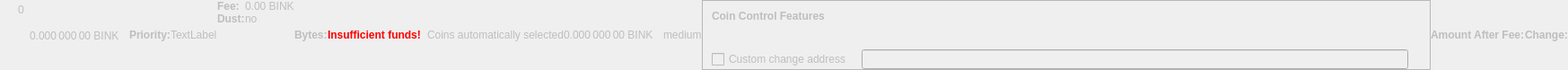
    <widget class="QWidget" name="dummyHideWidget" native="true">
     <property name="enabled">
      <bool>false</bool>
     </property>
     <property name="maximumSize">
      <size>
       <width>100</width>
       <height>22</height>
      </size>
     </property>
     <layout class="QHBoxLayout" name="dummyHideLayout">
      <property name="spacing">
       <number>0</number>
      </property>
      <property name="leftMargin">
       <number>0</number>
      </property>
      <property name="topMargin">
       <number>0</number>
      </property>
      <property name="rightMargin">
       <number>0</number>
      </property>
      <property name="bottomMargin">
       <number>0</number>
      </property>
      <item>
       <layout class="QFormLayout" name="formLayoutCoinControl1">
        <property name="horizontalSpacing">
         <number>10</number>
        </property>
        <property name="verticalSpacing">
         <number>14</number>
        </property>
        <property name="leftMargin">
         <number>10</number>
        </property>
        <property name="topMargin">
         <number>4</number>
        </property>
        <property name="rightMargin">
         <number>6</number>
        </property>
        <item row="0" column="1">
         <widget class="QLabel" name="labelCoinControlBytes">
          <property name="cursor">
           <cursorShape>IBeamCursor</cursorShape>
          </property>
          <property name="contextMenuPolicy">
           <enum>Qt::ActionsContextMenu</enum>
          </property>
          <property name="text">
           <string notr="true">0</string>
          </property>
          <property name="textInteractionFlags">
           <set>Qt::LinksAccessibleByMouse|Qt::TextSelectableByKeyboard|Qt::TextSelectableByMouse</set>
          </property>
         </widget>
        </item>
       </layout>
      </item>
      <item>
       <widget class="QLabel" name="labelCoinControlAfterFee">
        <property name="enabled">
         <bool>false</bool>
        </property>
        <property name="sizePolicy">
         <sizepolicy hsizetype="Fixed" vsizetype="Fixed">
          <horstretch>0</horstretch>
          <verstretch>0</verstretch>
         </sizepolicy>
        </property>
        <property name="minimumSize">
         <size>
          <width>111</width>
          <height>12</height>
         </size>
        </property>
        <property name="maximumSize">
         <size>
          <width>111</width>
          <height>12</height>
         </size>
        </property>
        <property name="cursor">
         <cursorShape>IBeamCursor</cursorShape>
        </property>
        <property name="contextMenuPolicy">
         <enum>Qt::ActionsContextMenu</enum>
        </property>
        <property name="text">
         <string notr="true">0.000 000 00 BINK</string>
        </property>
        <property name="textInteractionFlags">
         <set>Qt::LinksAccessibleByMouse|Qt::TextSelectableByKeyboard|Qt::TextSelectableByMouse</set>
        </property>
       </widget>
      </item>
      <item>
       <widget class="QLabel" name="labelCoinControlPriorityText">
        <property name="enabled">
         <bool>false</bool>
        </property>
        <property name="font">
         <font>
          <weight>75</weight>
          <bold>true</bold>
         </font>
        </property>
        <property name="text">
         <string>Priority:</string>
        </property>
       </widget>
      </item>
      <item>
       <layout class="QHBoxLayout" name="horizontalLayout">
        <item>
         <widget class="QLabel" name="WarningLabel">
          <property name="text">
           <string>TextLabel</string>
          </property>
         </widget>
        </item>
       </layout>
      </item>
      <item>
       <layout class="QFormLayout" name="formLayoutCoinControl3">
        <property name="horizontalSpacing">
         <number>0</number>
        </property>
        <property name="verticalSpacing">
         <number>0</number>
        </property>
        <property name="leftMargin">
         <number>0</number>
        </property>
        <property name="topMargin">
         <number>0</number>
        </property>
        <property name="rightMargin">
         <number>0</number>
        </property>
        <item row="0" column="0">
         <widget class="QLabel" name="labelCoinControlFeeText">
          <property name="enabled">
           <bool>false</bool>
          </property>
          <property name="font">
           <font>
            <weight>75</weight>
            <bold>true</bold>
           </font>
          </property>
          <property name="text">
           <string>Fee:</string>
          </property>
          <property name="margin">
           <number>0</number>
          </property>
         </widget>
        </item>
        <item row="0" column="1">
         <widget class="QLabel" name="labelCoinControlFee">
          <property name="enabled">
           <bool>false</bool>
          </property>
          <property name="cursor">
           <cursorShape>IBeamCursor</cursorShape>
          </property>
          <property name="contextMenuPolicy">
           <enum>Qt::ActionsContextMenu</enum>
          </property>
          <property name="text">
           <string notr="true">0.00 BINK</string>
          </property>
          <property name="textInteractionFlags">
           <set>Qt::LinksAccessibleByMouse|Qt::TextSelectableByKeyboard|Qt::TextSelectableByMouse</set>
          </property>
         </widget>
        </item>
        <item row="1" column="0">
         <widget class="QLabel" name="labelCoinControlLowOutputText">
          <property name="enabled">
           <bool>false</bool>
          </property>
          <property name="font">
           <font>
            <weight>75</weight>
            <bold>true</bold>
           </font>
          </property>
          <property name="text">
           <string>Dust:</string>
          </property>
         </widget>
        </item>
        <item row="1" column="1">
         <widget class="QLabel" name="labelCoinControlLowOutput">
          <property name="enabled">
           <bool>false</bool>
          </property>
          <property name="cursor">
           <cursorShape>IBeamCursor</cursorShape>
          </property>
          <property name="contextMenuPolicy">
           <enum>Qt::ActionsContextMenu</enum>
          </property>
          <property name="text">
           <string>no</string>
          </property>
          <property name="textInteractionFlags">
           <set>Qt::LinksAccessibleByMouse|Qt::TextSelectableByKeyboard|Qt::TextSelectableByMouse</set>
          </property>
         </widget>
        </item>
       </layout>
      </item>
      <item>
       <widget class="QLabel" name="labelCoinControlBytesText">
        <property name="enabled">
         <bool>false</bool>
        </property>
        <property name="font">
         <font>
          <weight>75</weight>
          <bold>true</bold>
         </font>
        </property>
        <property name="text">
         <string>Bytes:</string>
        </property>
       </widget>
      </item>
      <item>
       <layout class="QFormLayout" name="formLayoutCoinControl2">
        <property name="horizontalSpacing">
         <number>0</number>
        </property>
        <property name="verticalSpacing">
         <number>0</number>
        </property>
        <property name="leftMargin">
         <number>0</number>
        </property>
        <property name="topMargin">
         <number>0</number>
        </property>
        <property name="rightMargin">
         <number>0</number>
        </property>
       </layout>
      </item>
      <item>
       <layout class="QHBoxLayout" name="horizontalLayoutCoinControl2">
        <property name="spacing">
         <number>0</number>
        </property>
        <property name="bottomMargin">
         <number>0</number>
        </property>
       </layout>
      </item>
      <item>
       <widget class="QLabel" name="labelCoinControlInsuffFunds">
        <property name="enabled">
         <bool>false</bool>
        </property>
        <property name="minimumSize">
         <size>
          <width>0</width>
          <height>0</height>
         </size>
        </property>
        <property name="font">
         <font>
          <weight>75</weight>
          <bold>true</bold>
         </font>
        </property>
        <property name="styleSheet">
         <string notr="true">color:red;font-weight:bold;</string>
        </property>
        <property name="text">
         <string>Insufficient funds!</string>
        </property>
        <property name="margin">
         <number>5</number>
        </property>
       </widget>
      </item>
      <item>
       <layout class="QFormLayout" name="formLayoutCoinControl4">
        <property name="horizontalSpacing">
         <number>0</number>
        </property>
        <property name="verticalSpacing">
         <number>0</number>
        </property>
        <property name="leftMargin">
         <number>0</number>
        </property>
        <property name="topMargin">
         <number>0</number>
        </property>
        <property name="rightMargin">
         <number>0</number>
        </property>
       </layout>
      </item>
      <item>
       <widget class="QLabel" name="labelCoinControlChangeLabel">
        <property name="enabled">
         <bool>false</bool>
        </property>
        <property name="sizePolicy">
         <sizepolicy hsizetype="Preferred" vsizetype="Expanding">
          <horstretch>0</horstretch>
          <verstretch>0</verstretch>
         </sizepolicy>
        </property>
        <property name="minimumSize">
         <size>
          <width>0</width>
          <height>0</height>
         </size>
        </property>
        <property name="text">
         <string/>
        </property>
        <property name="margin">
         <number>3</number>
        </property>
       </widget>
      </item>
      <item>
       <widget class="QLabel" name="labelCoinControlAutomaticallySelected">
        <property name="enabled">
         <bool>false</bool>
        </property>
        <property name="sizePolicy">
         <sizepolicy hsizetype="Fixed" vsizetype="Fixed">
          <horstretch>0</horstretch>
          <verstretch>0</verstretch>
         </sizepolicy>
        </property>
        <property name="minimumSize">
         <size>
          <width>0</width>
          <height>0</height>
         </size>
        </property>
        <property name="maximumSize">
         <size>
          <width>240</width>
          <height>16777215</height>
         </size>
        </property>
        <property name="text">
         <string>Coins automatically selected</string>
        </property>
        <property name="margin">
         <number>5</number>
        </property>
       </widget>
      </item>
      <item>
       <widget class="QLabel" name="labelCoinControlChange">
        <property name="enabled">
         <bool>false</bool>
        </property>
        <property name="sizePolicy">
         <sizepolicy hsizetype="Fixed" vsizetype="Fixed">
          <horstretch>0</horstretch>
          <verstretch>0</verstretch>
         </sizepolicy>
        </property>
        <property name="minimumSize">
         <size>
          <width>111</width>
          <height>0</height>
         </size>
        </property>
        <property name="maximumSize">
         <size>
          <width>111</width>
          <height>16777215</height>
         </size>
        </property>
        <property name="cursor">
         <cursorShape>IBeamCursor</cursorShape>
        </property>
        <property name="contextMenuPolicy">
         <enum>Qt::ActionsContextMenu</enum>
        </property>
        <property name="text">
         <string notr="true">0.000 000 00 BINK</string>
        </property>
        <property name="textInteractionFlags">
         <set>Qt::LinksAccessibleByMouse|Qt::TextSelectableByKeyboard|Qt::TextSelectableByMouse</set>
        </property>
       </widget>
      </item>
      <item>
       <widget class="QLabel" name="labelCoinControlPriority">
        <property name="enabled">
         <bool>false</bool>
        </property>
        <property name="cursor">
         <cursorShape>IBeamCursor</cursorShape>
        </property>
        <property name="contextMenuPolicy">
         <enum>Qt::ActionsContextMenu</enum>
        </property>
        <property name="text">
         <string>medium</string>
        </property>
        <property name="textInteractionFlags">
         <set>Qt::LinksAccessibleByMouse|Qt::TextSelectableByKeyboard|Qt::TextSelectableByMouse</set>
        </property>
       </widget>
      </item>
      <item>
       <widget class="QFrame" name="frameCoinControl">
        <property name="sizePolicy">
         <sizepolicy hsizetype="Expanding" vsizetype="Expanding">
          <horstretch>0</horstretch>
          <verstretch>0</verstretch>
         </sizepolicy>
        </property>
        <property name="maximumSize">
         <size>
          <width>16777215</width>
          <height>16777215</height>
         </size>
        </property>
        <property name="frameShape">
         <enum>QFrame::StyledPanel</enum>
        </property>
        <property name="frameShadow">
         <enum>QFrame::Sunken</enum>
        </property>
        <layout class="QVBoxLayout" name="verticalLayoutCoinControl2_2">
         <property name="spacing">
          <number>0</number>
         </property>
         <property name="leftMargin">
          <number>0</number>
         </property>
         <property name="topMargin">
          <number>0</number>
         </property>
         <property name="rightMargin">
          <number>0</number>
         </property>
         <property name="bottomMargin">
          <number>0</number>
         </property>
         <item>
          <layout class="QVBoxLayout" name="verticalLayoutCoinControl" stretch="0,0,0,1">
           <property name="spacing">
            <number>0</number>
           </property>
           <property name="leftMargin">
            <number>10</number>
           </property>
           <property name="topMargin">
            <number>10</number>
           </property>
           <item>
            <layout class="QHBoxLayout" name="horizontalLayoutCoinControl1">
             <property name="bottomMargin">
              <number>15</number>
             </property>
             <item>
              <widget class="QLabel" name="labelCoinControlFeatures">
               <property name="enabled">
                <bool>false</bool>
               </property>
               <property name="sizePolicy">
                <sizepolicy hsizetype="Preferred" vsizetype="Maximum">
                 <horstretch>0</horstretch>
                 <verstretch>0</verstretch>
                </sizepolicy>
               </property>
               <property name="font">
                <font>
                 <weight>75</weight>
                 <bold>true</bold>
                </font>
               </property>
               <property name="styleSheet">
                <string notr="true">font-weight:bold;</string>
               </property>
               <property name="text">
                <string>Coin Control Features</string>
               </property>
              </widget>
             </item>
            </layout>
           </item>
           <item>
            <widget class="QWidget" name="widgetCoinControl" native="true">
             <property name="sizePolicy">
              <sizepolicy hsizetype="Preferred" vsizetype="Preferred">
               <horstretch>0</horstretch>
               <verstretch>0</verstretch>
              </sizepolicy>
             </property>
             <property name="minimumSize">
              <size>
               <width>0</width>
               <height>0</height>
              </size>
             </property>
             <property name="styleSheet">
              <string notr="true"/>
             </property>
             <layout class="QHBoxLayout" name="horizontalLayoutCoinControl5_2">
              <property name="leftMargin">
               <number>0</number>
              </property>
              <property name="topMargin">
               <number>0</number>
              </property>
              <property name="rightMargin">
               <number>0</number>
              </property>
              <property name="bottomMargin">
               <number>0</number>
              </property>
              <item>
               <layout class="QHBoxLayout" name="horizontalLayoutCoinControl3">
                <property name="spacing">
                 <number>20</number>
                </property>
                <property name="topMargin">
                 <number>0</number>
                </property>
                <property name="bottomMargin">
                 <number>10</number>
                </property>
               </layout>
              </item>
             </layout>
            </widget>
           </item>
           <item>
            <layout class="QHBoxLayout" name="horizontalLayoutCoinControl4" stretch="0,0,0">
             <property name="spacing">
              <number>12</number>
             </property>
             <property name="sizeConstraint">
              <enum>QLayout::SetDefaultConstraint</enum>
             </property>
             <property name="topMargin">
              <number>5</number>
             </property>
             <property name="rightMargin">
              <number>5</number>
             </property>
             <item>
              <widget class="QCheckBox" name="checkBoxCoinControlChange">
               <property name="enabled">
                <bool>false</bool>
               </property>
               <property name="toolTip">
                <string>If this is activated, but the change address is empty or invalid, change will be sent to a newly generated address.</string>
               </property>
               <property name="text">
                <string>Custom change address</string>
               </property>
              </widget>
             </item>
             <item>
              <widget class="QValidatedLineEdit" name="lineEditCoinControlChange">
               <property name="enabled">
                <bool>false</bool>
               </property>
               <property name="sizePolicy">
                <sizepolicy hsizetype="Expanding" vsizetype="Fixed">
                 <horstretch>0</horstretch>
                 <verstretch>0</verstretch>
                </sizepolicy>
               </property>
              </widget>
             </item>
             <item>
              <widget class="QLabel" name="labelCoinControlChangeLabel_2">
               <property name="sizePolicy">
                <sizepolicy hsizetype="Preferred" vsizetype="Expanding">
                 <horstretch>0</horstretch>
                 <verstretch>0</verstretch>
                </sizepolicy>
               </property>
               <property name="minimumSize">
                <size>
                 <width>0</width>
                 <height>0</height>
                </size>
               </property>
               <property name="text">
                <string/>
               </property>
               <property name="margin">
                <number>3</number>
               </property>
              </widget>
             </item>
            </layout>
           </item>
           <item>
            <spacer name="verticalSpacerCoinControl">
             <property name="orientation">
              <enum>Qt::Vertical</enum>
             </property>
             <property name="sizeHint" stdset="0">
              <size>
               <width>800</width>
               <height>1</height>
              </size>
             </property>
            </spacer>
           </item>
          </layout>
         </item>
        </layout>
       </widget>
      </item>
      <item>
       <widget class="QLabel" name="labelCoinControlAfterFeeText">
        <property name="enabled">
         <bool>false</bool>
        </property>
        <property name="minimumSize">
         <size>
          <width>0</width>
          <height>0</height>
         </size>
        </property>
        <property name="maximumSize">
         <size>
          <width>16777215</width>
          <height>16777215</height>
         </size>
        </property>
        <property name="font">
         <font>
          <weight>75</weight>
          <bold>true</bold>
         </font>
        </property>
        <property name="text">
         <string>Amount After Fee:</string>
        </property>
        <property name="alignment">
         <set>Qt::AlignLeading|Qt::AlignLeft|Qt::AlignVCenter</set>
        </property>
        <property name="margin">
         <number>0</number>
        </property>
       </widget>
      </item>
      <item>
       <widget class="QLabel" name="labelCoinControlChangeText">
        <property name="enabled">
         <bool>false</bool>
        </property>
        <property name="sizePolicy">
         <sizepolicy hsizetype="Preferred" vsizetype="Preferred">
          <horstretch>0</horstretch>
          <verstretch>0</verstretch>
         </sizepolicy>
        </property>
        <property name="minimumSize">
         <size>
          <width>0</width>
          <height>0</height>
         </size>
        </property>
        <property name="maximumSize">
         <size>
          <width>16777215</width>
          <height>16777215</height>
         </size>
        </property>
        <property name="font">
         <font>
          <weight>75</weight>
          <bold>true</bold>
         </font>
        </property>
        <property name="text">
         <string>Change:</string>
        </property>
        <property name="alignment">
         <set>Qt::AlignLeading|Qt::AlignLeft|Qt::AlignVCenter</set>
        </property>
       </widget>
      </item>
     </layout>
    </widget>
